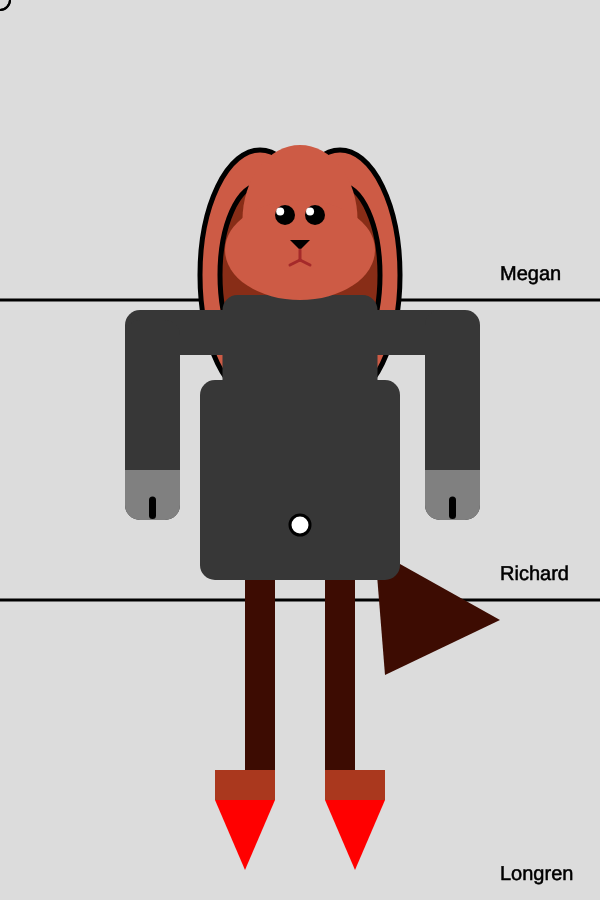
Frame 1 (no input)
Frame 60 (no input): identical to frame 1, image omitted
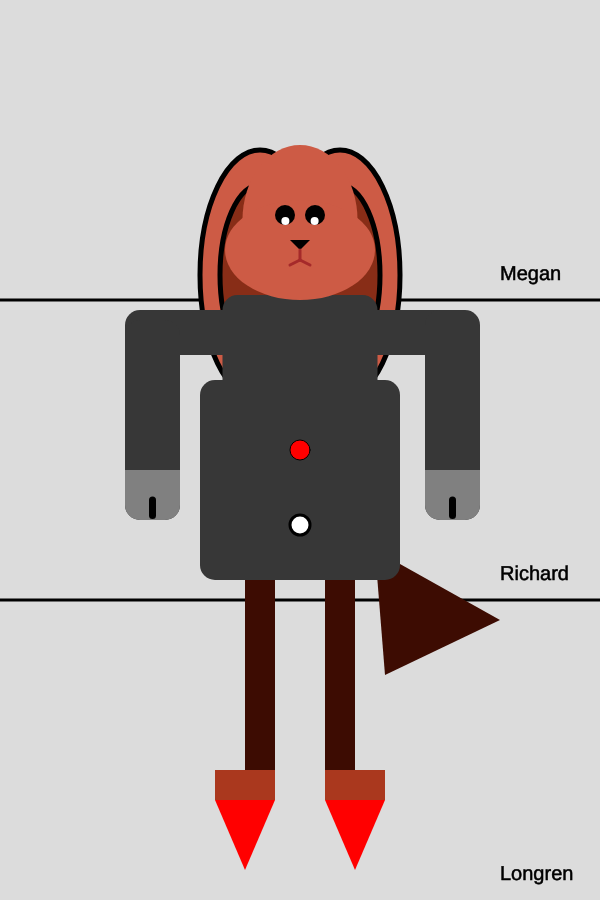
Frame 120 (the mouse pressed at the canvas centre since frame 60)

The p5.js sketch that drew these frames (run headless with seeded random() and noise() and a simulated clock; from frame 60 on, the mouse is pressed at the canvas centre):

// p5.js sketch
// ── sketch.js
// let eyeX = 250;
// let eyeY = 292.5;
let eyeRadius = 10;
let pupilRadius = 4;
let maxDistance = eyeRadius - pupilRadius;//from interenet

function setup() {
  createCanvas(600, 900);
}

function draw() {
  background(220);
  
  push()
  stroke("black");
  strokeWeight(3);
  line(0,300,600,300);
  line(0,600,600,600);
  pop()
  
  push()
  stroke("black");
  strokeWeight(0.5);
  textSize(20);
  text("Richard",500,580);
  text("Longren",500,880);
  text("Megan",500,280);
  pop()
  
  //leg
  push()
  strokeWeight(0);
  fill(61,12,2)
  rect(245,500,30,300);
  rect(325,500,30,300);
  fill(170,56,30)
  rect(215,770,60,30);
  rect(325,770,60,30);
  
  fill("red");
  triangle(215,800,245,870,275,800);
  triangle(325,800,355,870,385,800);
  
  fill(61,12,2)
  triangle(375,550,500,620,385,675);
  pop()
  
  
  //body
  push()
  
  strokeWeight(5);
  fill(205,91,69)
  ellipse(260,275,120,250);
  fill(136,45,23);
  ellipse(260,275,80,180);
  fill(205,91,69);
  ellipse(340,275,120,250);
  fill(136,45,23);
  ellipse(340,275,80,180);
  strokeWeight(0);
  fill(55);
  rect(222.5,295,155,260,15);
  rect(200,380,200,200,15);
  rect(125,310,350,45,15);
  rect(125,320,55,200,15);
  rect(425,310,55,210,15);
  fill("gray");
  rect(125,470,55,50,0,0,15,15);
  rect(425,470,55,50,0,0,15,15);
  strokeWeight(7);
  line(152.5,500,152.5,515.5);
  line(452.5,500,452.5,515.5);
  
  
  strokeWeight(3);
  fill("white");
  circle(300,525,20);
  pop()
  
  //head
  push()

  fill(205,91,69);
  strokeWeight(0);
  ellipse(300,220,115,150);
  ellipse(300,250,150,100);
  
  
  //from here is the eye
  push()
  fill("black");
  circle(285,215,20);
  circle(315,215,20);
  // fill("white");
  // circle(280,212,7);
  // circle(310,212,7);
  fill("black");
  triangle(290,240,300,250,310,240);
  pop()
  
  push()
  stroke("brown");
  strokeWeight(3);
  line(300,250,300,260);
  line(300,260,290,265);
  line(300,260,310,265);
  
  pop()
  
  push()
  drawEye(285, 215, pupilRadius); // Left eyeball
  drawEye(315, 215, pupilRadius); // Right eyeball
}

function drawEye(centerX, centerY, pupilRadius) {
  // Calculate the vector from the eye center to the mouse
  let direction = createVector(mouseX - centerX, mouseY - centerY);
  
  // Limit pupil movement to stay within the eye //From internet
  if (direction.mag() > maxDistance) {
    direction.setMag(maxDistance);
  }
  
  // Pupil position
  let pupilX = centerX + direction.x;
  let pupilY = centerY + direction.y;
  
  // Draw pupil
  fill("white");
  noStroke();
  circle(pupilX, pupilY, pupilRadius * 2);
  pop()
  
  
  push()
  if (mouseIsPressed) {
    fill("red");
  } else {
    strokeWeight(2)
    noFill();
  }
  ellipse(mouseX, mouseY, 20, 20);
  pop()
}
